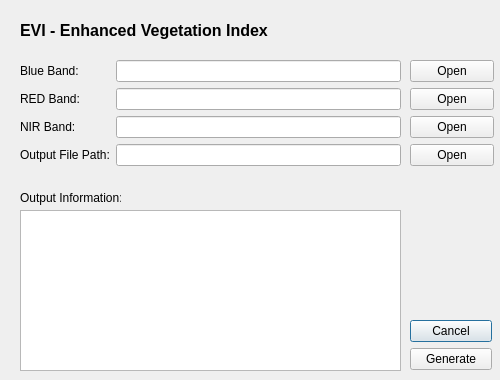
<?xml version="1.0" encoding="UTF-8"?>
<ui version="4.0">
 <class>Evi</class>
 <widget class="QDialog" name="Evi">
  <property name="geometry">
   <rect>
    <x>0</x>
    <y>0</y>
    <width>500</width>
    <height>380</height>
   </rect>
  </property>
  <property name="windowTitle">
   <string>Dialog</string>
  </property>
  <widget class="QWidget" name="layoutWidget_2">
   <property name="geometry">
    <rect>
     <x>410</x>
     <y>320</y>
     <width>82</width>
     <height>50</height>
    </rect>
   </property>
   <layout class="QVBoxLayout" name="verticalLayout_4">
    <item>
     <widget class="QPushButton" name="cancel_btn">
      <property name="text">
       <string>Cancel</string>
      </property>
     </widget>
    </item>
    <item>
     <widget class="QPushButton" name="evi_btn">
      <property name="text">
       <string>Generate</string>
      </property>
     </widget>
    </item>
   </layout>
  </widget>
  <widget class="QLabel" name="label_4">
   <property name="geometry">
    <rect>
     <x>20</x>
     <y>10</y>
     <width>411</width>
     <height>41</height>
    </rect>
   </property>
   <property name="font">
    <font>
     <pointsize>12</pointsize>
     <weight>75</weight>
     <bold>true</bold>
    </font>
   </property>
   <property name="text">
    <string>EVI - Enhanced Vegetation Index</string>
   </property>
  </widget>
  <widget class="QWidget" name="layoutWidget_4">
   <property name="geometry">
    <rect>
     <x>410</x>
     <y>60</y>
     <width>84</width>
     <height>106</height>
    </rect>
   </property>
   <layout class="QHBoxLayout" name="horizontalLayout">
    <item>
     <layout class="QVBoxLayout" name="verticalLayout_3">
      <item>
       <widget class="QPushButton" name="eviBLUE_btn">
        <property name="text">
         <string>Open</string>
        </property>
       </widget>
      </item>
      <item>
       <widget class="QPushButton" name="eviRED_btn">
        <property name="text">
         <string>Open</string>
        </property>
       </widget>
      </item>
      <item>
       <widget class="QPushButton" name="eviNIR_btn">
        <property name="text">
         <string>Open</string>
        </property>
       </widget>
      </item>
      <item>
       <widget class="QPushButton" name="eviOut_btn">
        <property name="text">
         <string>Open</string>
        </property>
       </widget>
      </item>
     </layout>
    </item>
   </layout>
  </widget>
  <widget class="QTextBrowser" name="textBrowser">
   <property name="geometry">
    <rect>
     <x>20</x>
     <y>210</y>
     <width>381</width>
     <height>161</height>
    </rect>
   </property>
  </widget>
  <widget class="QLabel" name="label_5">
   <property name="geometry">
    <rect>
     <x>20</x>
     <y>190</y>
     <width>101</width>
     <height>16</height>
    </rect>
   </property>
   <property name="text">
    <string>Output Information:</string>
   </property>
  </widget>
  <widget class="QWidget" name="layoutWidget">
   <property name="geometry">
    <rect>
     <x>20</x>
     <y>60</y>
     <width>381</width>
     <height>110</height>
    </rect>
   </property>
   <layout class="QFormLayout" name="formLayout">
    <item row="0" column="0">
     <layout class="QVBoxLayout" name="verticalLayout">
      <item>
       <widget class="QLabel" name="label_6">
        <property name="text">
         <string>Blue Band:</string>
        </property>
       </widget>
      </item>
      <item>
       <widget class="QLabel" name="label_2">
        <property name="text">
         <string>RED Band:</string>
        </property>
       </widget>
      </item>
      <item>
       <widget class="QLabel" name="label">
        <property name="text">
         <string>NIR Band:</string>
        </property>
       </widget>
      </item>
      <item>
       <widget class="QLabel" name="label_3">
        <property name="text">
         <string>Output File Path:</string>
        </property>
       </widget>
      </item>
     </layout>
    </item>
    <item row="0" column="1">
     <layout class="QVBoxLayout" name="verticalLayout_2">
      <item>
       <widget class="QLineEdit" name="eviBLUE_txt"/>
      </item>
      <item>
       <widget class="QLineEdit" name="eviRED_txt"/>
      </item>
      <item>
       <widget class="QLineEdit" name="eviNIR_txt"/>
      </item>
      <item>
       <widget class="QLineEdit" name="eviOut_txt"/>
      </item>
     </layout>
    </item>
   </layout>
  </widget>
 </widget>
 <resources/>
 <connections/>
</ui>
